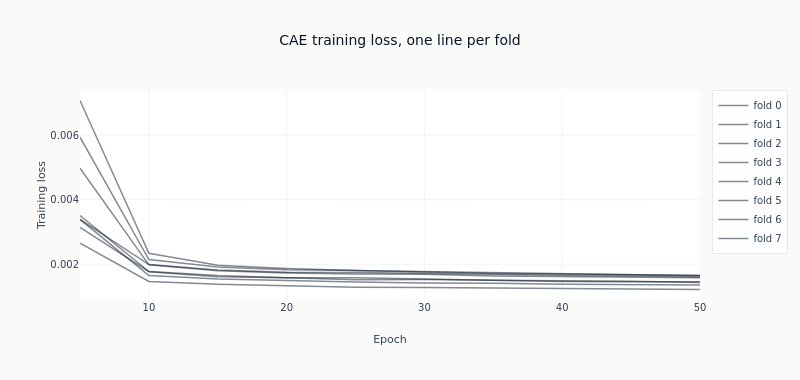
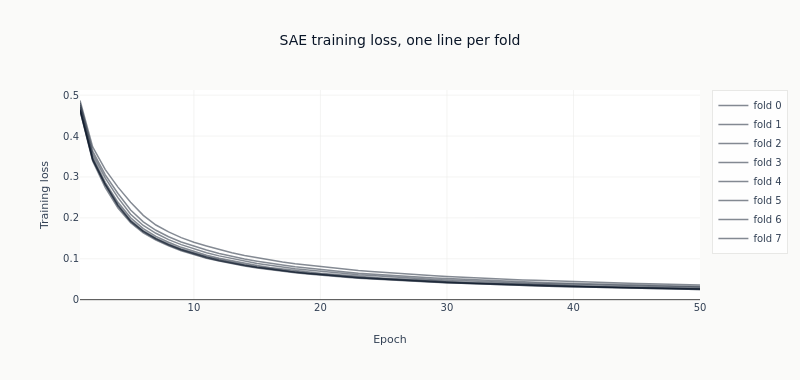

The notebook cell saved with these charts, in order:
### Markdown cell above
#### Did the autoencoders converge, and did they converge to the same place?

One line per fold, per model. What matters is not the level - the loss scales with the fold's own
training window - but the shape: a curve that descends and flattens has converged, and a set of
curves that flatten at similar rates is a model finding reproducible structure. Curves that
diverge from each other say the representation is a property of the fold rather than of the
panel, which is a reason to distrust it downstream whatever its IC.

### Code cell
for model_name in ("cae", "sae"):
    if model_name not in lf_extras:
        print(f"{model_name.upper()} fold extras are not available")
        continue
    curves = []
    for fold_index, fold in enumerate(lf_extras[model_name]):
        history = [h for h in fold.get("train_history", []) if "train_loss" in h]
        if history:
            curves.append(
                (fold_index, [h["epoch"] for h in history], [h["train_loss"] for h in history])
            )
    if not curves:
        print(f"{model_name.upper()} fold extras carry no training history")
        continue

    loss_fig = go.Figure()
    for fold_index, epochs, losses in curves:
        loss_fig.add_trace(
            go.Scatter(
                x=epochs,
                y=losses,
                mode="lines",
                name=f"fold {fold_index}",
                line=dict(color=COLORS["blue"], width=1.5),
                opacity=0.5,
            )
        )
    loss_fig.update_xaxes(title_text="Epoch")
    loss_fig.update_yaxes(title_text="Training loss")
    loss_fig.update_layout(
        title=f"{model_name.upper()} training loss, one line per fold",
        height=380,
        width=800,
        margin=dict(t=90),
    )
    _finals = [losses[-1] for _, _, losses in curves]
    show_plotly_with_alt(
        loss_fig,
        f"Line chart of the {model_name.upper()} autoencoder's training loss against epoch, one "
        "line per walk-forward fold. Counted from the histories: "
        f"{len(curves)} folds over up to {max(len(e) for _, e, _ in curves)} epochs, "
        f"final loss from {min(_finals):.4g} to {max(_finals):.4g}.",
    )
